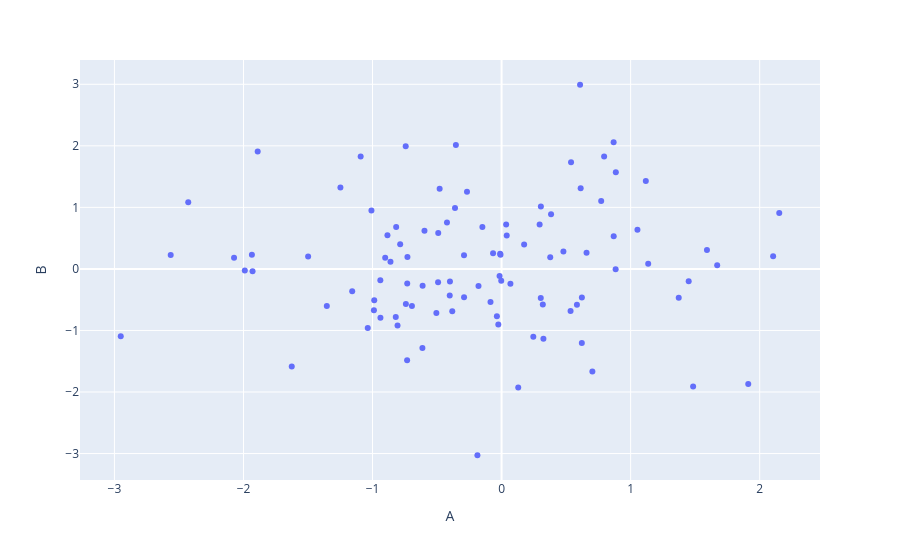

The cell this chart's notebook holds for it:
### Code cell
df.plot(kind ='scatter', x= 'A', y='B')
